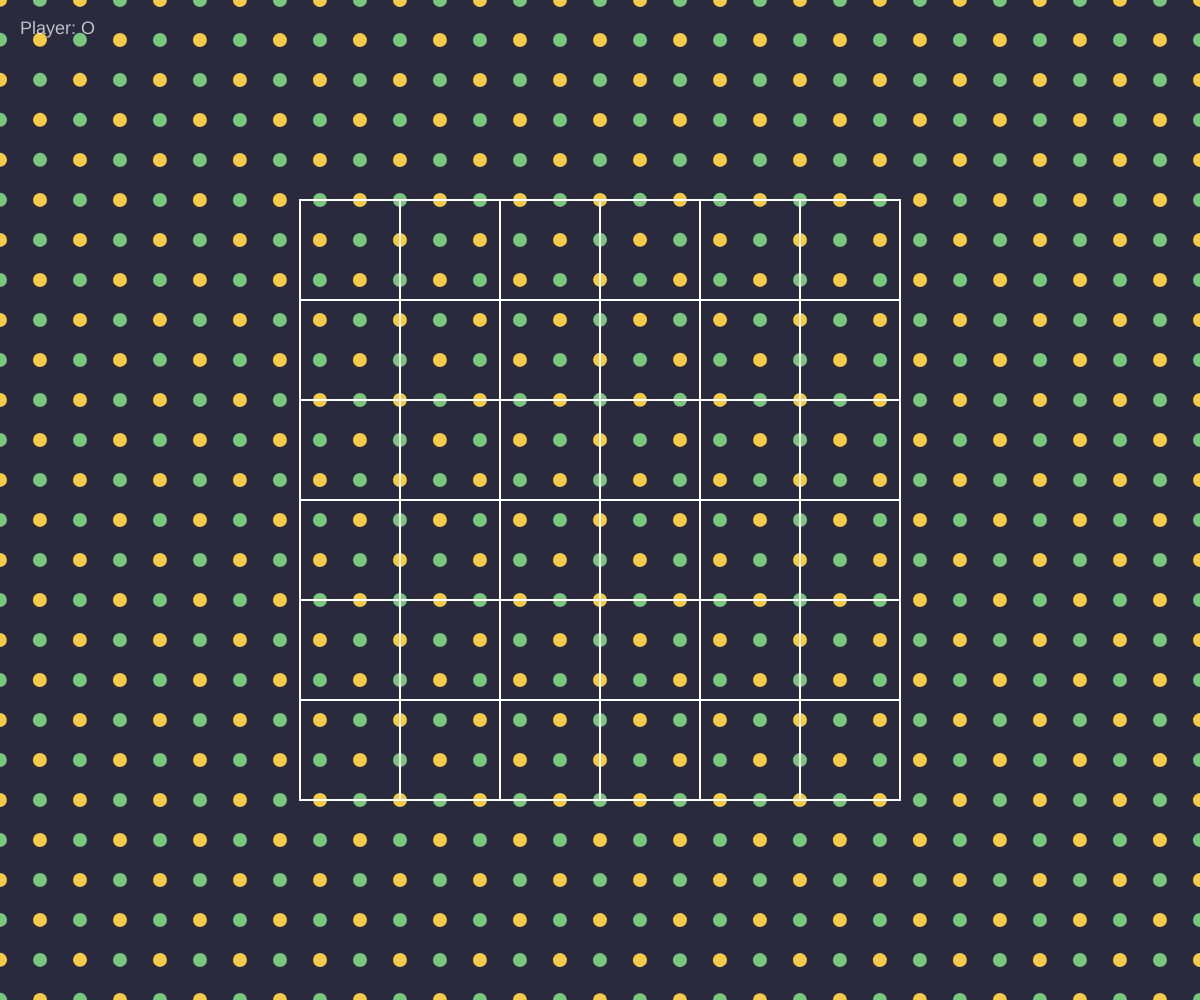
Frame 1 (no input)
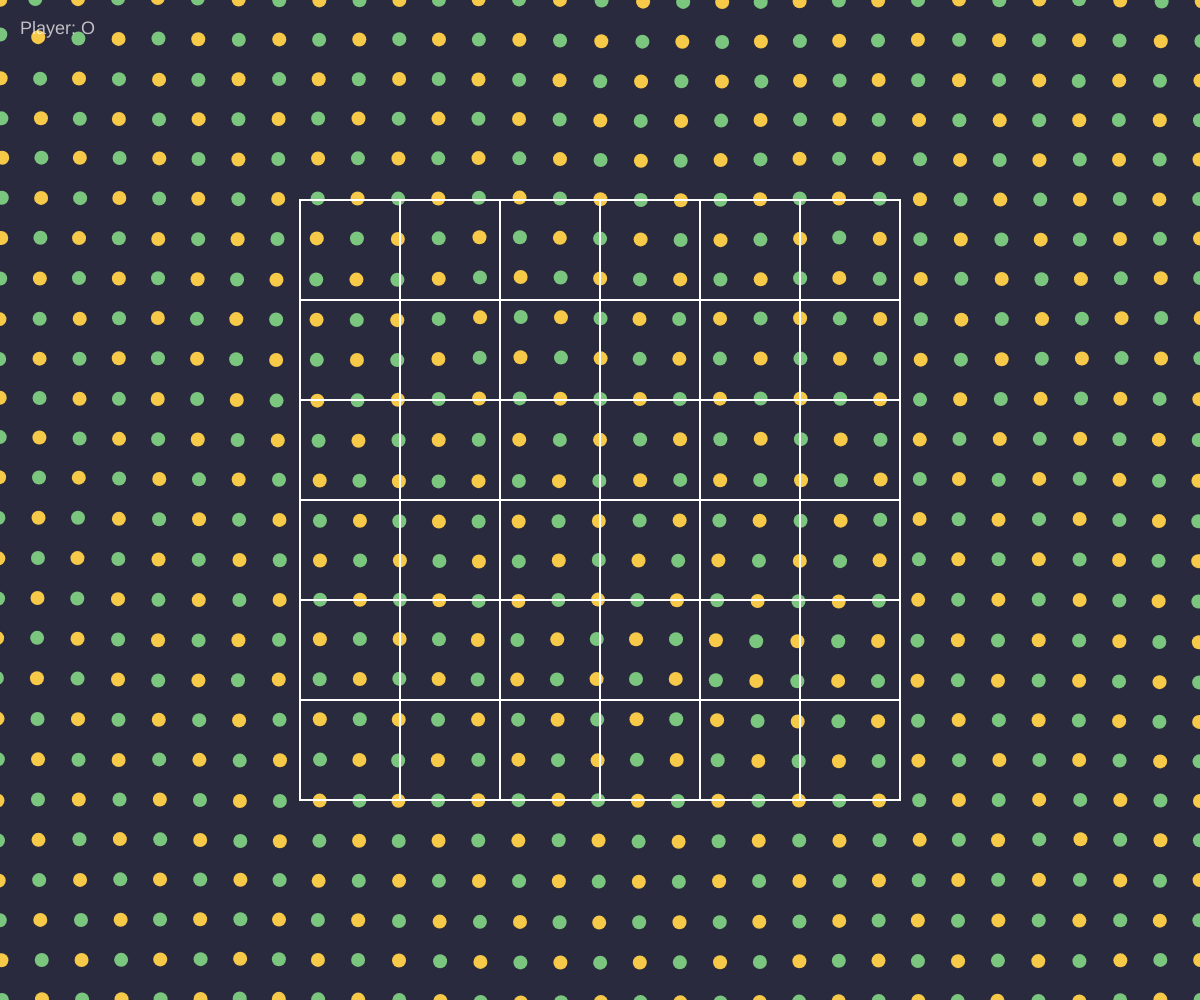
Frame 60 (no input)
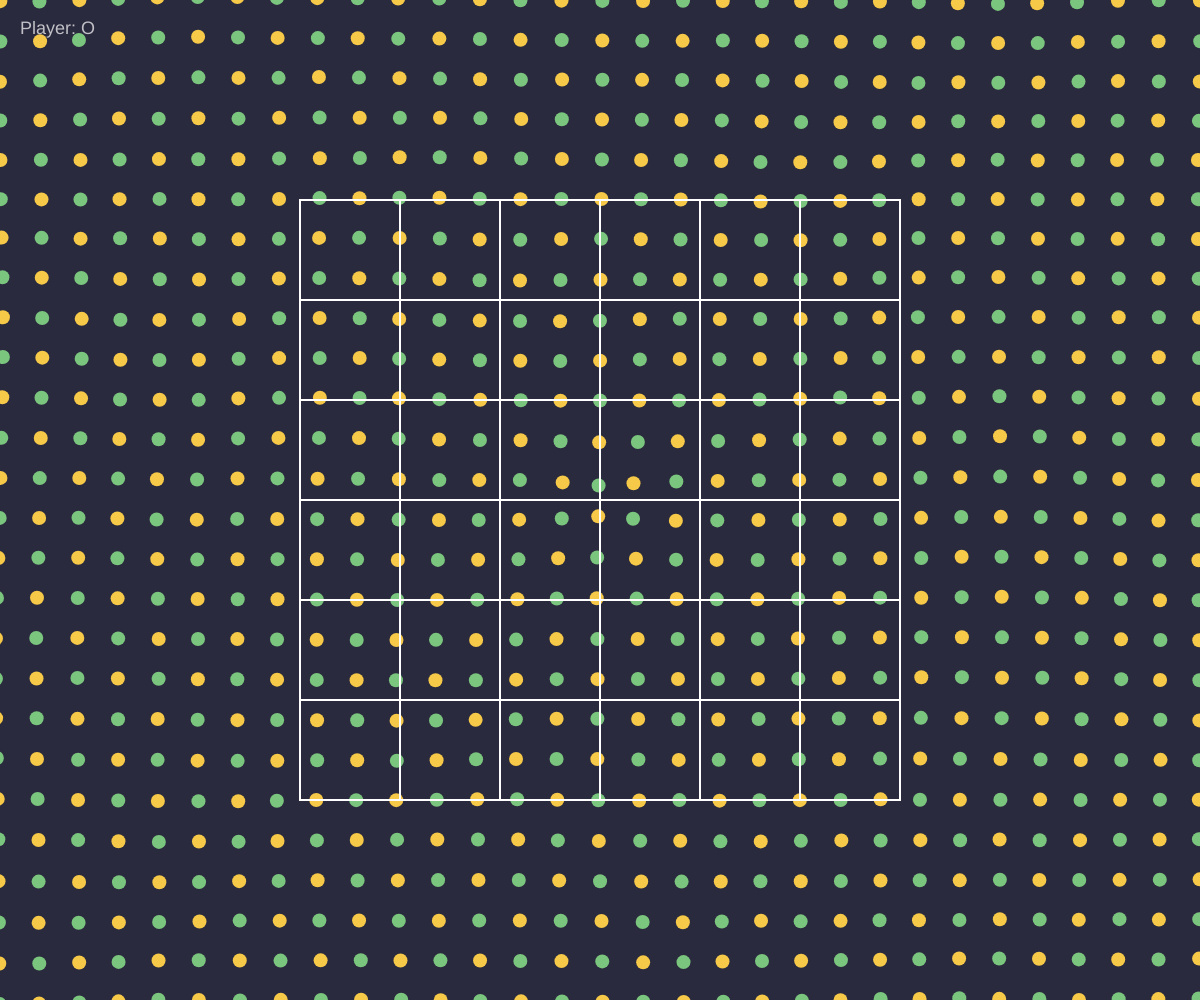
Frame 120 (the mouse pressed at the canvas centre since frame 60)

The p5.js sketch that drew these frames (run headless with seeded random() and noise() and a simulated clock; from frame 60 on, the mouse is pressed at the canvas centre):

// p5.js sketch
// ── sketch.js
let game, grid, cursor, dotField;
let gridOpacity = 255;
let textFormed = false;

function setup() {
  createCanvas(windowWidth, windowHeight);
  colorMode(RGB, 255, 255, 255, 255);

  game = new Game();
  grid = new Grid(width, height);
  cursor = new Cursor();
  dotField = new DotField();
}

function draw() {
  // Dark background
  background(42, 42, 62);

  // Update and draw dots (bottom layer)
  dotField.update(mouseX, mouseY);
  dotField.draw();

  // State machine transitions
  if (game.state === 'win' || game.state === 'draw') {
    if (gridOpacity > 0) {
      gridOpacity = Math.max(0, gridOpacity - 8);
      if (gridOpacity === 0 && !textFormed) {
        const word = game.state === 'win' ? 'YOU WON!' : 'DRAW';
        dotField.formText(word);
        textFormed = true;
      }
    }
  }

  if (game.state === 'resetting') {
    if (gridOpacity < 255) {
      gridOpacity = Math.min(255, gridOpacity + 8);
    }
    if (gridOpacity >= 255 && dotField.allNearHome()) {
      game.reset();
      cursor.active = false;
      // state is now 'playing' after reset
    }
  }

  // Cursor highlight (between dots and grid)
  if (game.state === 'playing') {
    cursor.draw(grid);
  }

  // Grid on top
  grid.draw(game.board, game.winCells, gridOpacity);

  // Player turn indicator
  if (game.state === 'playing') {
    drawTurnIndicator();
  } else if ((game.state === 'win' || game.state === 'draw') && gridOpacity > 0) {
    drawTurnIndicator();
  }

  // Prompt to reset
  if ((game.state === 'win' || game.state === 'draw') && textFormed) {
    drawResetPrompt();
  }
}

function drawTurnIndicator() {
  push();
  textAlign(LEFT, TOP);
  textSize(18);
  noStroke();
  fill(255, 255, 255, 180);
  text("Player: " + game.currentPlayer, 20, 20);
  pop();
}

function drawResetPrompt() {
  push();
  textAlign(CENTER, BOTTOM);
  textSize(20);
  noStroke();
  fill(255, 255, 255, 180);
  text("Press ENTER to play again", width / 2, height - 20);
  pop();
}

function attemptPlacement(row, col) {
  if (game.state !== 'playing') return;
  const placed = game.placeMarker(row, col);
  if (placed) {
    const { px, py } = grid.cellCenter(row, col);
    dotField.onMarkerPlaced(px, py);

    // If game ended, prep for fade
    if (game.state === 'win' || game.state === 'draw') {
      textFormed = false;
    }
  }
}

function mouseClicked() {
  if (game.state !== 'playing') return;
  const cell = grid.cellAt(mouseX, mouseY);
  if (cell) {
    attemptPlacement(cell.row, cell.col);
  }
}

function keyPressed() {
  if (keyCode === UP_ARROW) {
    if (game.state === 'playing') { cursor.activate(); cursor.move('up'); }
    return false;
  }
  if (keyCode === DOWN_ARROW) {
    if (game.state === 'playing') { cursor.activate(); cursor.move('down'); }
    return false;
  }
  if (keyCode === LEFT_ARROW) {
    if (game.state === 'playing') { cursor.activate(); cursor.move('left'); }
    return false;
  }
  if (keyCode === RIGHT_ARROW) {
    if (game.state === 'playing') { cursor.activate(); cursor.move('right'); }
    return false;
  }

  if (keyCode === ENTER || keyCode === RETURN) {
    if (game.state === 'playing' && cursor.active) {
      attemptPlacement(cursor.row, cursor.col);
    } else if (game.state === 'win' || game.state === 'draw') {
      // Begin reset
      game.state = 'resetting';
      dotField.returnToField();
      gridOpacity = 0;
    }
    return false;
  }
}

function windowResized() {
  resizeCanvas(windowWidth, windowHeight);
  grid.reposition(width, height);
  dotField.rebuild();
}

// ── cursor.js
class Cursor {
  constructor() {
    this.row = 0;
    this.col = 0;
    this.active = false;
  }

  activate() {
    this.active = true;
  }

  move(dir) {
    switch (dir) {
      case 'up':    this.row = max(0, this.row - 1); break;
      case 'down':  this.row = min(5, this.row + 1); break;
      case 'left':  this.col = max(0, this.col - 1); break;
      case 'right': this.col = min(5, this.col + 1); break;
    }
  }

  draw(grid) {
    if (!this.active) return;

    // Blink: visible when frameCount % 30 < 15
    if (frameCount % 30 >= 15) return;

    const { x, y, w, h } = grid.cellRect(this.row, this.col);

    push();
    fill(255, 255, 255, 60);
    noStroke();
    rect(x, y, w, h);
    stroke(255, 255, 255, 180);
    strokeWeight(2);
    noFill();
    rect(x, y, w, h);
    pop();
  }
}

// ── dot.js
class Dot {
  constructor(homeX, homeY, dotColor) {
    this.homeX = homeX;
    this.homeY = homeY;
    this.x = homeX;
    this.y = homeY;
    this.vx = 0;
    this.vy = 0;
    this.color = dotColor; // 'yellow' | 'green'
    this.baseRadius = 7;
    this.targetX = homeX;
    this.targetY = homeY;
    this.mode = 'field'; // 'field' | 'text' | 'exile'
    this.repelVx = 0;
    this.repelVy = 0;
    this.repelTimer = 0;
  }

  applyRepulsion(px, py, strength, radius) {
    const dx = this.x - px;
    const dy = this.y - py;
    const dist = Math.sqrt(dx * dx + dy * dy);
    if (dist > radius || dist < 1) return;

    const force = strength * (1 - dist / radius);
    const len = dist;
    this.repelVx = (dx / len) * force;
    this.repelVy = (dy / len) * force;
    this.repelTimer = 1.0;
  }

  update(mX, mY) {
    // Damping
    this.vx *= 0.88;
    this.vy *= 0.88;

    // 1. Perlin wiggle
    const wiggleX = (noise(this.homeX * 0.003, this.homeY * 0.003, frameCount * 0.008) - 0.5) * 2 * 0.25;
    const wiggleY = (noise(this.homeX * 0.003 + 100, this.homeY * 0.003 + 100, frameCount * 0.008) - 0.5) * 2 * 0.25;
    this.vx += wiggleX;
    this.vy += wiggleY;

    // 2. Mouse gravity (field mode only)
    if (this.mode === 'field') {
      const dx = mX - this.x;
      const dy = mY - this.y;
      const dist = Math.sqrt(dx * dx + dy * dy);
      const clampedDist = Math.max(dist, 40);
      const force = 300 / (clampedDist * clampedDist);
      if (dist > 1) {
        this.vx += (dx / dist) * force;
        this.vy += (dy / dist) * force;
      }
    }

    // 3. Spring to target
    const springK = (this.mode === 'field') ? 0.04 : 0.08;
    this.vx += (this.targetX - this.x) * springK;
    this.vy += (this.targetY - this.y) * springK;

    // 4. Repulsion burst (any mode)
    if (this.repelTimer > 0) {
      this.vx += this.repelVx * this.repelTimer;
      this.vy += this.repelVy * this.repelTimer;
      this.repelTimer = Math.max(0, this.repelTimer - 0.05);
    }

    this.x += this.vx;
    this.y += this.vy;
  }

  draw() {
    push();
    noStroke();
    if (this.color === 'yellow') {
      fill(247, 201, 72);
    } else {
      fill(123, 198, 126);
    }
    ellipse(this.x, this.y, this.baseRadius * 2, this.baseRadius * 2);
    pop();
  }
}

// ── dotField.js
class DotField {
  constructor() {
    this.dots = [];
    this._buildField();
  }

  _buildField() {
    this.dots = [];
    const spacing = 40;
    const cols = Math.ceil(width / spacing) + 1;
    const rows = Math.ceil(height / spacing) + 1;

    for (let row = 0; row < rows; row++) {
      for (let col = 0; col < cols; col++) {
        const hx = col * spacing;
        const hy = row * spacing;
        // Checkerboard: yellow if (row+col) is even, green if odd
        const dotColor = (row + col) % 2 === 0 ? 'yellow' : 'green';
        this.dots.push(new Dot(hx, hy, dotColor));
      }
    }
  }

  rebuild() {
    // Recompute home positions after window resize
    const spacing = 40;
    const cols = Math.ceil(width / spacing) + 1;
    const rows = Math.ceil(height / spacing) + 1;
    const needed = cols * rows;

    // Rebuild from scratch for simplicity
    this._buildField();
  }

  update(mX, mY) {
    for (let dot of this.dots) {
      dot.update(mX, mY);
    }
  }

  draw() {
    for (let dot of this.dots) {
      dot.draw();
    }
  }

  onMarkerPlaced(px, py) {
    const repelRadius = 150;
    const repelStrength = 25;
    for (let dot of this.dots) {
      dot.applyRepulsion(px, py, repelStrength, repelRadius);
    }
  }

  getTextPixels(word) {
    const buf = createGraphics(width, height);
    buf.pixelDensity(1); // force 1:1 so pixel index math is simple
    buf.background(0);
    buf.fill(255);
    buf.noStroke();
    buf.textAlign(CENTER, CENTER);
    buf.textFont('Courier New');
    buf.textStyle(BOLD);
    buf.textSize(200);
    buf.text(word, width / 2, height / 2);
    buf.loadPixels();

    const positions = [];
    const step = 20;
    for (let y = 0; y < height; y += step) {
      for (let x = 0; x < width; x += step) {
        const idx = (y * width + x) * 4;
        if (buf.pixels[idx] > 128) {
          positions.push({ x, y });
        }
      }
    }

    buf.remove();
    return positions;
  }

  formText(word) {
    const targets = this.getTextPixels(word);

    // Build exile positions evenly around 4 edges
    const exilePositions = this._getExilePositions(this.dots.length);

    let textIdx = 0;
    let exileIdx = 0;

    for (let dot of this.dots) {
      if (textIdx < targets.length) {
        dot.targetX = targets[textIdx].x;
        dot.targetY = targets[textIdx].y;
        dot.mode = 'text';
        textIdx++;
      } else {
        dot.targetX = exilePositions[exileIdx % exilePositions.length].x;
        dot.targetY = exilePositions[exileIdx % exilePositions.length].y;
        dot.mode = 'exile';
        exileIdx++;
      }
    }
  }

  _getExilePositions(count) {
    const positions = [];
    const margin = -60; // just off screen
    // Distribute around edges
    const perEdge = Math.ceil(count / 4);

    // Top edge
    for (let i = 0; i < perEdge; i++) {
      positions.push({ x: (i / perEdge) * width, y: margin });
    }
    // Bottom edge
    for (let i = 0; i < perEdge; i++) {
      positions.push({ x: (i / perEdge) * width, y: height - margin });
    }
    // Left edge
    for (let i = 0; i < perEdge; i++) {
      positions.push({ x: margin, y: (i / perEdge) * height });
    }
    // Right edge
    for (let i = 0; i < perEdge; i++) {
      positions.push({ x: width - margin, y: (i / perEdge) * height });
    }

    return positions;
  }

  returnToField() {
    for (let dot of this.dots) {
      dot.targetX = dot.homeX;
      dot.targetY = dot.homeY;
      dot.mode = 'field';
    }
  }

  allNearHome() {
    if (this.dots.length === 0) return true;
    let totalDist = 0;
    for (let dot of this.dots) {
      const dx = dot.x - dot.homeX;
      const dy = dot.y - dot.homeY;
      totalDist += Math.sqrt(dx * dx + dy * dy);
    }
    return (totalDist / this.dots.length) < 5;
  }
}

// ── game.js
class Game {
  constructor() {
    this.reset();
  }

  reset() {
    this.board = Array.from({ length: 6 }, () => Array(6).fill(null));
    this.currentPlayer = 'O';
    this.state = 'playing';
    this.winner = null;
    this.winCells = [];
  }

  placeMarker(row, col) {
    if (this.state !== 'playing') return false;
    if (this.board[row][col] !== null) return false;

    this.board[row][col] = this.currentPlayer;

    const win = this.checkWin(row, col);
    if (win) {
      this.winCells = win;
      this.winner = this.currentPlayer;
      this.state = 'win';
      return true;
    }

    if (this.checkDraw()) {
      this.state = 'draw';
      return true;
    }

    this.currentPlayer = this.currentPlayer === 'O' ? 'X' : 'O';
    return true;
  }

  checkWin(row, col) {
    const dirs = [
      [[0, 1], [0, -1]],
      [[1, 0], [-1, 0]],
      [[1, 1], [-1, -1]],
      [[1, -1], [-1, 1]]
    ];
    const player = this.board[row][col];

    for (let [a, b] of dirs) {
      let cells = [{ row, col }];
      for (let [dr, dc] of [a, b]) {
        let r = row + dr, c = col + dc;
        while (this._inBounds(r, c) && this.board[r][c] === player) {
          cells.push({ row: r, col: c });
          r += dr;
          c += dc;
        }
      }
      if (cells.length >= 4) return cells.slice(0, 4);
    }
    return null;
  }

  checkDraw() {
    for (let r = 0; r < 6; r++) {
      for (let c = 0; c < 6; c++) {
        if (this.board[r][c] === null) return false;
      }
    }
    return true;
  }

  _inBounds(r, c) {
    return r >= 0 && r < 6 && c >= 0 && c < 6;
  }
}

// ── grid.js
class Grid {
  constructor(canvasW, canvasH) {
    this.reposition(canvasW, canvasH);
  }

  reposition(canvasW, canvasH) {
    this.cellSize = Math.min(canvasW, canvasH) * 0.10;
    const totalSize = this.cellSize * 6;
    this.x = (canvasW - totalSize) / 2;
    this.y = (canvasH - totalSize) / 2;
    this.w = totalSize;
    this.h = totalSize;
  }

  cellRect(row, col) {
    return {
      x: this.x + col * this.cellSize,
      y: this.y + row * this.cellSize,
      w: this.cellSize,
      h: this.cellSize
    };
  }

  cellCenter(row, col) {
    return {
      px: this.x + col * this.cellSize + this.cellSize / 2,
      py: this.y + row * this.cellSize + this.cellSize / 2
    };
  }

  cellAt(px, py) {
    if (px < this.x || px > this.x + this.w || py < this.y || py > this.y + this.h) {
      return null;
    }
    const col = Math.floor((px - this.x) / this.cellSize);
    const row = Math.floor((py - this.y) / this.cellSize);
    if (row < 0 || row >= 6 || col < 0 || col >= 6) return null;
    return { row, col };
  }

  draw(board, winCells, opacity) {
    push();

    // Draw grid lines
    stroke(255, 255, 255, opacity);
    strokeWeight(2);
    noFill();

    // Outer border
    rect(this.x, this.y, this.w, this.h);

    // Internal lines
    for (let i = 1; i < 6; i++) {
      // Vertical
      line(this.x + i * this.cellSize, this.y, this.x + i * this.cellSize, this.y + this.h);
      // Horizontal
      line(this.x, this.y + i * this.cellSize, this.x + this.w, this.y + i * this.cellSize);
    }

    // Draw win cell highlights
    if (winCells && winCells.length > 0) {
      fill(255, 255, 0, opacity * 0.3);
      noStroke();
      for (let { row, col } of winCells) {
        const r = this.cellRect(row, col);
        rect(r.x, r.y, r.w, r.h);
      }
    }

    // Draw markers
    noFill();
    for (let row = 0; row < 6; row++) {
      for (let col = 0; col < 6; col++) {
        const marker = board[row][col];
        if (!marker) continue;

        const { px, py } = this.cellCenter(row, col);
        const isWinCell = winCells && winCells.some(c => c.row === row && c.col === col);
        const markerOpacity = isWinCell ? opacity : opacity;

        const r = this.cellSize * 0.33;

        if (marker === 'O') {
          stroke(100, 200, 255, markerOpacity);
          strokeWeight(3);
          ellipse(px, py, r * 2, r * 2);
        } else {
          stroke(255, 120, 120, markerOpacity);
          strokeWeight(3);
          const half = r * 0.7;
          line(px - half, py - half, px + half, py + half);
          line(px + half, py - half, px - half, py + half);
        }
      }
    }

    pop();
  }
}

// ── menu.js
class Menu {
  constructor() {
    this.options = [
      { size: 3, winLength: 3, label: '3×3' },
      { size: 5, winLength: 4, label: '5×5' },
      { size: 6, winLength: 4, label: '6×6' },
    ];
    this.selectedIndex = -1;
    this._rects = [];
    this._optH = 0;
    this._fontSize = 0;
  }

  computeLayout(centerY, fontSize) {
    if (fontSize === undefined) fontSize = min(width * 0.09, 60);
    this._fontSize = fontSize;
    const optW = fontSize * 2.6;
    const optH = fontSize * 1.6;
    const gap = fontSize * 0.9;
    const totalW = this.options.length * optW + (this.options.length - 1) * gap;
    const startX = (width - totalW) / 2;
    this._optH = optH;

    this._rects = this.options.map((_, i) => ({
      x: startX + i * (optW + gap),
      y: centerY - optH / 2,
      w: optW,
      h: optH,
    }));
  }

  getBoundingRect() {
    if (!this._rects.length) return { x: 0, y: 0, w: width, h: height };
    const margin = 50;
    const first = this._rects[0];
    const last = this._rects[this._rects.length - 1];
    return {
      x: first.x - margin,
      y: first.y - margin,
      w: (last.x + last.w) - first.x + 2 * margin,
      h: this._optH + 2 * margin,
    };
  }

  optionAt(px, py) {
    for (let i = 0; i < this._rects.length; i++) {
      const r = this._rects[i];
      if (px >= r.x && px <= r.x + r.w && py >= r.y && py <= r.y + r.h) {
        return i;
      }
    }
    return -1;
  }

  updateHover(mx, my) {
    const idx = this.optionAt(mx, my);
    if (idx >= 0) this.selectedIndex = idx;
  }

  moveLeft() {
    if (this.selectedIndex < 0) {
      this.selectedIndex = 0;
    } else if (this.selectedIndex > 0) {
      this.selectedIndex--;
    }
  }

  moveRight() {
    if (this.selectedIndex < 0) {
      this.selectedIndex = 0;
    } else if (this.selectedIndex < this.options.length - 1) {
      this.selectedIndex++;
    }
  }

  draw(opacity, centerY, fontSize) {
    if (centerY !== undefined) this.computeLayout(centerY, fontSize);
    if (!this._rects.length || opacity <= 0) return;

    push();
    textFont('Courier New');
    textStyle(BOLD);
    textAlign(CENTER, CENTER);

    for (let i = 0; i < this.options.length; i++) {
      const opt = this.options[i];
      const r = this._rects[i];
      const isSelected = this.selectedIndex === i;
      const baseAlpha = opacity * (isSelected ? 1.0 : 0.6);
      const pad = 6;

      if (isSelected) {
        noStroke();
        fill(255, 255, 255, 60 * opacity / 255);
        rect(r.x - pad, r.y - pad, r.w + pad * 2, r.h + pad * 2, 4);
        stroke(255, 255, 255, 180 * opacity / 255);
        strokeWeight(2);
        noFill();
        rect(r.x - pad, r.y - pad, r.w + pad * 2, r.h + pad * 2, 4);
      }

      noStroke();
      fill(255, 255, 255, baseAlpha);
      textSize(this._fontSize);
      text(opt.label, r.x + r.w / 2, r.y + r.h / 2);
    }

    pop();
  }
}
